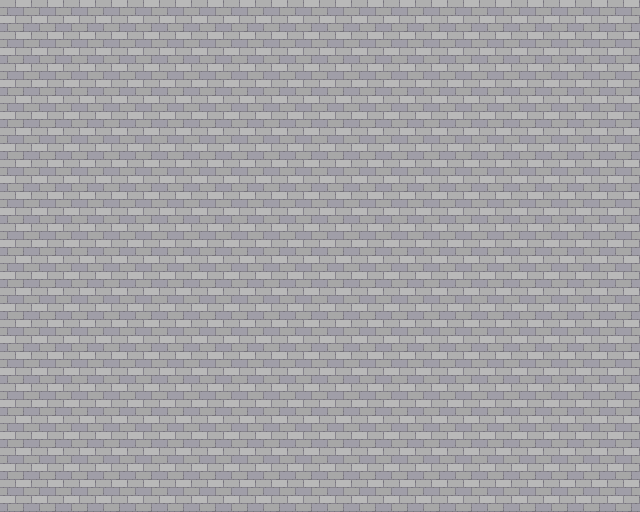

This is a level from a 2D game, rendered from its Tiled map with the project's own tilesets. A one-line summary and the map file follow, with tile-layer data summarised:
An orthogonal 20x16 tile map with 32x32 px tiles, 1 tile layer (groundLayer), 1 hidden layer not drawn.

<map version="1.5" tiledversion="1.7.2" orientation="orthogonal" renderorder="right-down" width="20" height="16" tilewidth="32" tileheight="32" infinite="0" nextlayerid="3" nextobjectid="1">
 <editorsettings>
  <export target="room1.json" format="json" />
 </editorsettings>
 <tileset firstgid="1" name="pippoya" tilewidth="32" tileheight="32" tilecount="1064" columns="8">
  <image source="pippoya.png" width="256" height="4256" />
 </tileset>
 <layer id="2" name="groundLayer" width="20" height="16">
  <data>[320 cells, 320 non-empty, 1 distinct tile ids]</data>
 </layer>
 <layer id="1" name="wallLayer" width="20" height="16" visible="0">
  <data>[320 cells, 56 non-empty, 6 distinct tile ids]</data>
 </layer>
</map>
